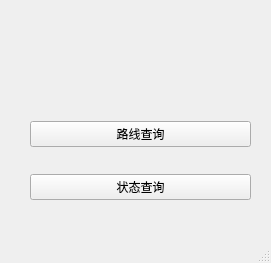
<?xml version="1.0" encoding="UTF-8"?>
<ui version="4.0">
 <class>MainWindow</class>
 <widget class="QMainWindow" name="MainWindow">
  <property name="geometry">
   <rect>
    <x>0</x>
    <y>0</y>
    <width>271</width>
    <height>263</height>
   </rect>
  </property>
  <property name="windowTitle">
   <string>MainWindow</string>
  </property>
  <widget class="QWidget" name="centralwidget">
   <widget class="QWidget" name="verticalLayoutWidget">
    <property name="geometry">
     <rect>
      <x>30</x>
      <y>100</y>
      <width>221</width>
      <height>121</height>
     </rect>
    </property>
    <layout class="QVBoxLayout" name="verticalLayout">
     <item>
      <widget class="QPushButton" name="routeQuery">
       <property name="text">
        <string>路线查询</string>
       </property>
      </widget>
     </item>
     <item>
      <widget class="QPushButton" name="stateQuery">
       <property name="text">
        <string>状态查询</string>
       </property>
      </widget>
     </item>
    </layout>
   </widget>
   <widget class="QLabel" name="logo">
    <property name="geometry">
     <rect>
      <x>30</x>
      <y>10</y>
      <width>219</width>
      <height>81</height>
     </rect>
    </property>
    <property name="styleSheet">
     <string notr="true">border-image: url(:/logo.png);</string>
    </property>
    <property name="text">
     <string/>
    </property>
   </widget>
  </widget>
  <widget class="QMenuBar" name="menubar">
   <property name="geometry">
    <rect>
     <x>0</x>
     <y>0</y>
     <width>271</width>
     <height>21</height>
    </rect>
   </property>
  </widget>
  <widget class="QStatusBar" name="statusbar"/>
 </widget>
 <resources/>
 <connections/>
</ui>
